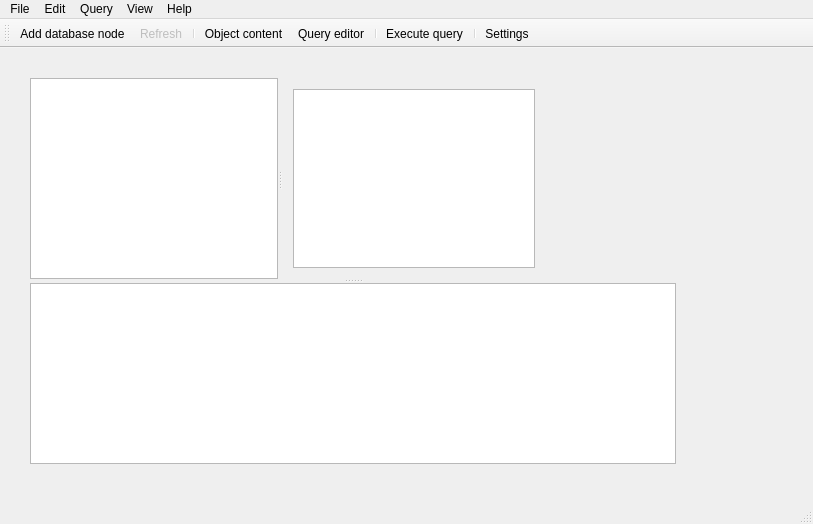
<?xml version="1.0" encoding="UTF-8"?>
<ui version="4.0">
 <class>MainWindow</class>
 <widget class="QMainWindow" name="MainWindow">
  <property name="geometry">
   <rect>
    <x>0</x>
    <y>0</y>
    <width>813</width>
    <height>524</height>
   </rect>
  </property>
  <property name="windowTitle">
   <string>sql query tool</string>
  </property>
  <widget class="QWidget" name="centralWidget">
   <widget class="QSplitter" name="splitterV">
    <property name="geometry">
     <rect>
      <x>30</x>
      <y>30</y>
      <width>646</width>
      <height>386</height>
     </rect>
    </property>
    <property name="orientation">
     <enum>Qt::Vertical</enum>
    </property>
    <widget class="QSplitter" name="splitterH">
     <property name="orientation">
      <enum>Qt::Horizontal</enum>
     </property>
     <widget class="QTreeView" name="objectsView">
      <property name="selectionMode">
       <enum>QAbstractItemView::ExtendedSelection</enum>
      </property>
      <property name="indentation">
       <number>15</number>
      </property>
      <property name="expandsOnDoubleClick">
       <bool>false</bool>
      </property>
      <attribute name="headerVisible">
       <bool>false</bool>
      </attribute>
      <attribute name="headerStretchLastSection">
       <bool>false</bool>
      </attribute>
     </widget>
     <widget class="QWidget" name="horizontalLayoutWidget">
      <layout class="QHBoxLayout" name="horizontalLayout">
       <property name="spacing">
        <number>3</number>
       </property>
       <item>
        <widget class="QSplitter" name="contentSplitter">
         <property name="orientation">
          <enum>Qt::Vertical</enum>
         </property>
         <widget class="QTableView" name="tableView"/>
        </widget>
       </item>
       <item>
        <widget class="QTabWidget" name="tabWidget">
         <property name="currentIndex">
          <number>-1</number>
         </property>
         <property name="documentMode">
          <bool>true</bool>
         </property>
         <property name="tabsClosable">
          <bool>true</bool>
         </property>
        </widget>
       </item>
      </layout>
     </widget>
    </widget>
    <widget class="QPlainTextEdit" name="log">
     <property name="readOnly">
      <bool>true</bool>
     </property>
     <property name="textInteractionFlags">
      <set>Qt::TextSelectableByKeyboard|Qt::TextSelectableByMouse</set>
     </property>
    </widget>
   </widget>
  </widget>
  <widget class="QMenuBar" name="menuBar">
   <property name="geometry">
    <rect>
     <x>0</x>
     <y>0</y>
     <width>813</width>
     <height>22</height>
    </rect>
   </property>
   <widget class="QMenu" name="menuQuery">
    <property name="title">
     <string>Query</string>
    </property>
    <addaction name="separator"/>
    <addaction name="actionExecute_query"/>
   </widget>
   <widget class="QMenu" name="menuHelp">
    <property name="title">
     <string>Help</string>
    </property>
    <addaction name="actionAbout"/>
   </widget>
   <widget class="QMenu" name="menuFile">
    <property name="title">
     <string>File</string>
    </property>
    <widget class="QMenu" name="menuOpen_recent">
     <property name="title">
      <string>Open recent</string>
     </property>
    </widget>
    <addaction name="addConnectionAction"/>
    <addaction name="separator"/>
    <addaction name="actionNew"/>
    <addaction name="actionOpen"/>
    <addaction name="menuOpen_recent"/>
    <addaction name="actionSave"/>
    <addaction name="actionSave_as"/>
    <addaction name="separator"/>
    <addaction name="actionQuit"/>
   </widget>
   <widget class="QMenu" name="menuView">
    <property name="title">
     <string>View</string>
    </property>
    <addaction name="actionRefresh"/>
    <addaction name="actionChange_sort_mode"/>
    <addaction name="separator"/>
    <addaction name="actionObject_content"/>
    <addaction name="actionQuery_editor"/>
   </widget>
   <widget class="QMenu" name="menuEdit">
    <property name="title">
     <string>Edit</string>
    </property>
    <addaction name="actionFind"/>
   </widget>
   <addaction name="menuFile"/>
   <addaction name="menuEdit"/>
   <addaction name="menuQuery"/>
   <addaction name="menuView"/>
   <addaction name="menuHelp"/>
  </widget>
  <widget class="QToolBar" name="mainToolBar">
   <property name="iconSize">
    <size>
     <width>16</width>
     <height>16</height>
    </size>
   </property>
   <attribute name="toolBarArea">
    <enum>TopToolBarArea</enum>
   </attribute>
   <attribute name="toolBarBreak">
    <bool>false</bool>
   </attribute>
   <addaction name="addConnectionAction"/>
   <addaction name="actionRefresh"/>
   <addaction name="separator"/>
   <addaction name="actionObject_content"/>
   <addaction name="actionQuery_editor"/>
   <addaction name="separator"/>
   <addaction name="actionExecute_query"/>
   <addaction name="separator"/>
   <addaction name="actionSettings"/>
  </widget>
  <widget class="QStatusBar" name="statusBar"/>
  <action name="addConnectionAction">
   <property name="icon">
    <iconset resource="sqt.qrc">
     <normaloff>:/img/server--plus.png</normaloff>:/img/server--plus.png</iconset>
   </property>
   <property name="text">
    <string>Add database node</string>
   </property>
  </action>
  <action name="actionQuit">
   <property name="text">
    <string>Quit</string>
   </property>
  </action>
  <action name="actionAbout">
   <property name="text">
    <string>About</string>
   </property>
  </action>
  <action name="actionRefresh">
   <property name="enabled">
    <bool>false</bool>
   </property>
   <property name="icon">
    <iconset resource="sqt.qrc">
     <normaloff>:/img/arrow-circle-double-135.png</normaloff>:/img/arrow-circle-double-135.png</iconset>
   </property>
   <property name="text">
    <string>Refresh</string>
   </property>
  </action>
  <action name="actionChange_sort_mode">
   <property name="enabled">
    <bool>false</bool>
   </property>
   <property name="text">
    <string>Change sort mode</string>
   </property>
   <property name="shortcut">
    <string>F6</string>
   </property>
  </action>
  <action name="actionNew">
   <property name="text">
    <string>New</string>
   </property>
  </action>
  <action name="actionOpen">
   <property name="text">
    <string>Open...</string>
   </property>
  </action>
  <action name="actionSave">
   <property name="text">
    <string>Save</string>
   </property>
  </action>
  <action name="actionSave_as">
   <property name="text">
    <string>Save as...</string>
   </property>
  </action>
  <action name="actionObject_content">
   <property name="checkable">
    <bool>true</bool>
   </property>
   <property name="icon">
    <iconset resource="sqt.qrc">
     <normaloff>:/img/shovel.png</normaloff>:/img/shovel.png</iconset>
   </property>
   <property name="text">
    <string>Object content</string>
   </property>
  </action>
  <action name="actionQuery_editor">
   <property name="checkable">
    <bool>true</bool>
   </property>
   <property name="icon">
    <iconset resource="sqt.qrc">
     <normaloff>:/img/sql.png</normaloff>:/img/sql.png</iconset>
   </property>
   <property name="text">
    <string>Query editor</string>
   </property>
  </action>
  <action name="actionExecute_query">
   <property name="icon">
    <iconset resource="sqt.qrc">
     <normaloff>:/img/control.png</normaloff>:/img/control.png</iconset>
   </property>
   <property name="text">
    <string>Execute query</string>
   </property>
  </action>
  <action name="actionFind">
   <property name="text">
    <string>Find/replace...</string>
   </property>
  </action>
  <action name="actionSettings">
   <property name="icon">
    <iconset resource="sqt.qrc">
     <normaloff>:/img/gear.png</normaloff>:/img/gear.png</iconset>
   </property>
   <property name="text">
    <string>Settings</string>
   </property>
  </action>
 </widget>
 <layoutdefault spacing="6" margin="11"/>
 <resources>
  <include location="sqt.qrc"/>
 </resources>
 <connections/>
</ui>
